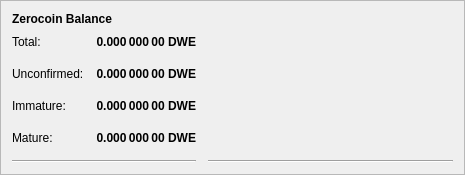
         <widget class="QFrame" name="frame_4">
          <property name="geometry">
           <rect>
            <x>0</x>
            <y>0</y>
            <width>465</width>
            <height>171</height>
           </rect>
          </property>
          <property name="frameShape">
           <enum>QFrame::StyledPanel</enum>
          </property>
          <property name="frameShadow">
           <enum>QFrame::Raised</enum>
          </property>
          <layout class="QVBoxLayout" name="verticalLayout_7">
           <item>
            <layout class="QHBoxLayout" name="horizontalLayout_8" stretch="0">
             <item>
              <widget class="QLabel" name="label_5z_3">
               <property name="maximumSize">
                <size>
                 <width>16777215</width>
                 <height>20</height>
                </size>
               </property>
               <property name="font">
                <font>
                 <weight>75</weight>
                 <bold>true</bold>
                </font>
               </property>
               <property name="text">
                <string>Zerocoin Balance</string>
               </property>
              </widget>
             </item>
            </layout>
           </item>
           <item>
            <layout class="QGridLayout" name="gridLayout_5">
             <property name="spacing">
              <number>12</number>
             </property>
             <item row="4" column="0">
              <widget class="QLabel" name="labelzBalanceMatureText">
               <property name="toolTip">
                <string>Mature: more than 20 confirmation and more than 3 mints of the same denomination after it was minted.
These zDWE are spendable.</string>
               </property>
               <property name="text">
                <string>Mature:</string>
               </property>
              </widget>
             </item>
             <item row="5" column="0" colspan="2">
              <widget class="Line" name="lineSpendableBalance_5">
               <property name="orientation">
                <enum>Qt::Horizontal</enum>
               </property>
              </widget>
             </item>
             <item row="1" column="1">
              <widget class="QLabel" name="labelzBalance">
               <property name="font">
                <font>
                 <weight>75</weight>
                 <bold>true</bold>
                </font>
               </property>
               <property name="cursor">
                <cursorShape>IBeamCursor</cursorShape>
               </property>
               <property name="toolTip">
                <string>All available zDWE, unconfirmed and immature zDWE included.</string>
               </property>
               <property name="text">
                <string notr="true">0.000 000 00 DWE</string>
               </property>
               <property name="alignment">
                <set>Qt::AlignRight|Qt::AlignTrailing|Qt::AlignVCenter</set>
               </property>
               <property name="textInteractionFlags">
                <set>Qt::LinksAccessibleByMouse|Qt::TextSelectableByKeyboard|Qt::TextSelectableByMouse</set>
               </property>
              </widget>
             </item>
             <item row="5" column="2">
              <widget class="Line" name="lineWatchBalance_5">
               <property name="sizePolicy">
                <sizepolicy hsizetype="Preferred" vsizetype="Fixed">
                 <horstretch>0</horstretch>
                 <verstretch>0</verstretch>
                </sizepolicy>
               </property>
               <property name="minimumSize">
                <size>
                 <width>140</width>
                 <height>0</height>
                </size>
               </property>
               <property name="orientation">
                <enum>Qt::Horizontal</enum>
               </property>
              </widget>
             </item>
             <item row="1" column="0">
              <widget class="QLabel" name="labelzBalanceText">
               <property name="toolTip">
                <string>All available zDWE, unconfirmed and immature zDWE included.</string>
               </property>
               <property name="text">
                <string>Total:</string>
               </property>
              </widget>
             </item>
             <item row="1" column="2">
              <spacer name="horizontalSpacer_8">
               <property name="orientation">
                <enum>Qt::Horizontal</enum>
               </property>
               <property name="sizeHint" stdset="0">
                <size>
                 <width>40</width>
                 <height>20</height>
                </size>
               </property>
              </spacer>
             </item>
             <item row="4" column="2">
              <spacer name="horizontalSpacer_4">
               <property name="orientation">
                <enum>Qt::Horizontal</enum>
               </property>
               <property name="sizeHint" stdset="0">
                <size>
                 <width>40</width>
                 <height>20</height>
                </size>
               </property>
              </spacer>
             </item>
             <item row="4" column="1">
              <widget class="QLabel" name="labelzBalanceMature">
               <property name="font">
                <font>
                 <weight>75</weight>
                 <bold>true</bold>
                </font>
               </property>
               <property name="toolTip">
                <string>Mature: more than 20 confirmation and more than 3 mints of the same denomination after it was minted.
These zDWE are spendable.</string>
               </property>
               <property name="text">
                <string>0.000 000 00 DWE</string>
               </property>
               <property name="alignment">
                <set>Qt::AlignRight|Qt::AlignTrailing|Qt::AlignVCenter</set>
               </property>
              </widget>
             </item>
             <item row="2" column="0">
              <widget class="QLabel" name="labelzBalanceUnconfirmedText">
               <property name="toolTip">
                <string>Unconfirmed: less than 20 confirmations
Immature: confirmed, but less than 3 mints of the same denomination after it was minted</string>
               </property>
               <property name="text">
                <string>Unconfirmed:</string>
               </property>
              </widget>
             </item>
             <item row="2" column="1">
              <widget class="QLabel" name="labelzBalanceUnconfirmed">
               <property name="font">
                <font>
                 <weight>75</weight>
                 <bold>true</bold>
                </font>
               </property>
               <property name="toolTip">
                <string>Unconfirmed: less than 20 confirmations
Immature: confirmed, but less than 3 mints of the same denomination after it was minted</string>
               </property>
               <property name="text">
                <string>0.000 000 00 DWE</string>
               </property>
               <property name="alignment">
                <set>Qt::AlignRight|Qt::AlignTrailing|Qt::AlignVCenter</set>
               </property>
              </widget>
             </item>
             <item row="2" column="2">
              <spacer name="horizontalSpacer_5">
               <property name="orientation">
                <enum>Qt::Horizontal</enum>
               </property>
               <property name="sizeHint" stdset="0">
                <size>
                 <width>40</width>
                 <height>20</height>
                </size>
               </property>
              </spacer>
             </item>
             <item row="3" column="0">
              <widget class="QLabel" name="labelzBalanceImmatureText">
               <property name="toolTip">
                <string>Unconfirmed: less than 20 confirmations
Immature: confirmed, but less than 3 mints of the same denomination after it was minted</string>
               </property>
               <property name="text">
                <string>Immature:</string>
               </property>
              </widget>
             </item>
             <item row="3" column="1">
              <widget class="QLabel" name="labelzBalanceImmature">
               <property name="font">
                <font>
                 <weight>75</weight>
                 <bold>true</bold>
                </font>
               </property>
               <property name="toolTip">
                <string>Unconfirmed: less than 20 confirmations
Immature: confirmed, but less than 3 mints of the same denomination after it was minted</string>
               </property>
               <property name="text">
                <string>0.000 000 00 DWE</string>
               </property>
               <property name="alignment">
                <set>Qt::AlignRight|Qt::AlignTrailing|Qt::AlignVCenter</set>
               </property>
              </widget>
             </item>
             <item row="3" column="2">
              <spacer name="horizontalSpacer_7">
               <property name="orientation">
                <enum>Qt::Horizontal</enum>
               </property>
               <property name="sizeHint" stdset="0">
                <size>
                 <width>40</width>
                 <height>20</height>
                </size>
               </property>
              </spacer>
             </item>
            </layout>
           </item>
          </layout>
         </widget>
